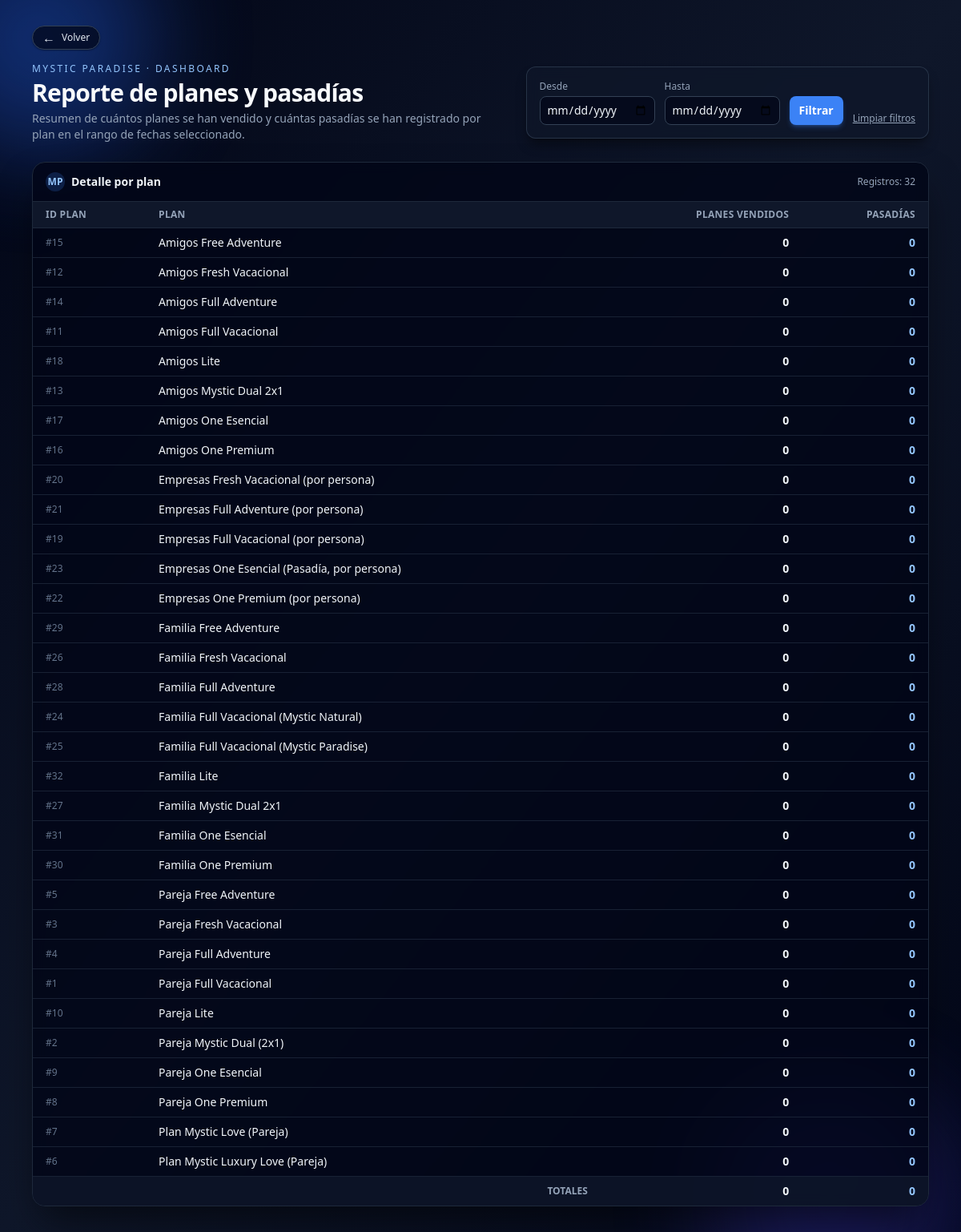
The app's page /reporteplan.php with its own data.
### tables this page shows
CREATE TABLE IF NOT EXISTS `planes` (
  `id_plan` int(11) NOT NULL AUTO_INCREMENT,
  `nombre` varchar(150) NOT NULL,
  `tipo` enum('PAREJA','AMIGOS','FAMILIA','EMPRESAS','OTRO') DEFAULT 'OTRO',
  `noches_default` int(10) unsigned DEFAULT NULL,
  `activo` tinyint(1) NOT NULL DEFAULT 1,
  `creado_en` timestamp NOT NULL DEFAULT current_timestamp(),
  PRIMARY KEY (`id_plan`),
  UNIQUE KEY `nombre` (`nombre`)
);

### reporteplan.php (the view, shortened to what this page needs)
<?php
$desde = isset($_GET['desde']) ? trim($_GET['desde']) : '';
$hasta = isset($_GET['hasta']) ? trim($_GET['hasta']) : '';
$rows   = [];
try {
    $pdo = conexion::getConexion();
    $pdo->setAttribute(PDO::ATTR_ERRMODE, PDO::ERRMODE_EXCEPTION);
    $where  = '';
    $params = [];
    $sql = "
        SELECT
            p.id_plan,
            p.nombre AS plan_nombre,
            COUNT(DISTINCT r.id_reserva) AS total_reservas,
            COALESCE(
                SUM(
                    CASE
                        WHEN s.categoria = 'Pasadía' THEN rs.cantidad
                        ELSE 0
                    END
                ), 0
            ) AS total_pasadias
        FROM planes p
        LEFT JOIN reservas r
            ON r.id_plan = p.id_plan
        LEFT JOIN reservas_servicios rs
            ON rs.id_reserva = r.id_reserva
        LEFT JOIN servicios s
            ON s.id_servicio = rs.id_servicio
        $where
        GROUP BY p.id_plan, p.nombre
        ORDER BY p.nombre ASC
    ";
    $stmt = $pdo->prepare($sql);
    $stmt->execute($params);
    $rows = $stmt->fetchAll(PDO::FETCH_ASSOC);
} catch (Exception $e) {
    $error = $e->getMessage();
}
function fmt_int($n) {
    return number_format((int)$n, 0, ',', '.');
}
?>
<!DOCTYPE html>
<html lang="es">
<head>
  <script src="https://cdn.tailwindcss.com"></script>
</head>
<body class="min-h-screen bg-[#020617] text-slate-100">
  <div class="fixed inset-0 -z-10 bg-gradient-to-br from-slate-950 via-slate-900 to-slate-950"></div>
  <div class="pointer-events-none fixed inset-0 -z-10 opacity-40">
    <div class="absolute -top-24 -left-24 w-72 h-72 rounded-full bg-brand-600 blur-3xl"></div>
    <div class="absolute -bottom-32 right-0 w-80 h-80 rounded-full bg-indigo-600 blur-3xl opacity-70"></div>
  </div>
  <div class="relative max-w-6xl mx-auto px-4 py-8">
    <div class="mb-4">
      <button type="button"
              onclick="history.back()"
              class="inline-flex items-center gap-2 px-3 py-1.5 rounded-full border border-slate-700 bg-slate-950/70 text-xs text-slate-200 hover:bg-slate-900 hover:border-brand-500/60 transition shadow-sm shadow-black/40">
        <span class="text-base leading-none">←</span>
        <span>Volver</span>
      </button>
    </div>
    <header class="mb-6 flex flex-col md:flex-row md:items-center md:justify-between gap-4">
      <div>
        <p class="text-xs uppercase tracking-[0.2em] text-brand-300 mb-1">
          Mystic Paradise · Dashboard
        </p>
        <h1 class="text-2xl md:text-3xl font-extrabold tracking-tight text-slate-50">
          Reporte de planes y pasadías
        </h1>
        <p class="text-sm text-slate-400 mt-1 max-w-xl">
          Resumen de cuántos planes se han vendido y cuántas pasadías se han registrado por plan
          en el rango de fechas seleccionado.
        </p>
      </div>
      <form method="get" class="bg-slate-900/70 border border-slate-700/70 rounded-xl p-4 flex flex-wrap items-end gap-3 shadow-lg shadow-black/40 backdrop-blur">
        <div>
          <label class="block text-xs font-medium text-slate-400 mb-1" for="desde">Desde</label>
          <input type="date" id="desde" name="desde"
                 value="<?php echo htmlspecialchars($desde, ENT_QUOTES, 'UTF-8'); ?>"
                 class="border border-slate-700 rounded-lg px-2 py-1.5 text-sm bg-slate-950/70 text-slate-100 focus:outline-none focus:ring-2 focus:ring-brand-500/60 focus:border-brand-400" />
        </div>
        <div>
          <label class="block text-xs font-medium text-slate-400 mb-1" for="hasta">Hasta</label>
          <input type="date" id="hasta" name="hasta"
                 value="<?php echo htmlspecialchars($hasta, ENT_QUOTES, 'UTF-8'); ?>"
                 class="border border-slate-700 rounded-lg px-2 py-1.5 text-sm bg-slate-950/70 text-slate-100 focus:outline-none focus:ring-2 focus:ring-brand-500/60 focus:border-brand-400" />
        </div>
        <button type="submit"
                class="inline-flex items-center gap-1 px-3 py-2 rounded-lg bg-brand-500 hover:bg-brand-600 text-white text-sm font-semibold shadow-md shadow-brand-500/30 transition">
          Filtrar
        </button>
        <a href="reporteplan.php"
           class="text-xs text-slate-400 hover:text-slate-200 underline">
          Limpiar filtros
        </a>
      </form>
    </header>
    <section class="bg-slate-950/80 border border-slate-800 rounded-2xl shadow-2xl shadow-black/60 overflow-hidden backdrop-blur">
      <div class="px-4 py-3 border-b border-slate-800 flex items-center justify-between">
        <h2 class="text-sm font-semibold text-slate-100 flex items-center gap-2">
          <span class="inline-flex h-6 w-6 items-center justify-center rounded-full bg-brand-500/20 text-brand-300 text-xs">
            MP
          </span>
          Detalle por plan
        </h2>
        <span class="text-xs text-slate-400">
          Registros: <?php echo count($rows); ?>
        </span>
      </div>
      <div class="overflow-x-auto">
        <table class="min-w-full text-sm">
          <thead class="bg-slate-900 border-b border-slate-800">
            <tr>
              <th class="px-4 py-2 text-left text-xs font-semibold text-slate-400 uppercase tracking-wide">ID Plan</th>
              <th class="px-4 py-2 text-left text-xs font-semibold text-slate-400 uppercase tracking-wide">Plan</th>
              <th class="px-4 py-2 text-right text-xs font-semibold text-slate-400 uppercase tracking-wide">Planes vendidos</th>
              <th class="px-4 py-2 text-right text-xs font-semibold text-slate-400 uppercase tracking-wide">Pasadías</th>
            </tr>
          </thead>
          <tbody>
            <?php
            $totalPlanes   = 0;
            $totalPasadias = 0;
            if (!empty($rows)):
              foreach ($rows as $r):
                  $totalPlanes   += (int)$r['total_reservas'];
                  $totalPasadias += (int)$r['total_pasadias'];
            ?>
              <tr class="border-b border-slate-800/80 hover:bg-slate-900/70">
                <td class="px-4 py-2 text-xs text-slate-500">
                  #<?php echo (int)$r['id_plan']; ?>
                </td>
                <td class="px-4 py-2 font-medium text-slate-100">
                  <?php echo htmlspecialchars($r['plan_nombre'], ENT_QUOTES, 'UTF-8'); ?>
                </td>
                <td class="px-4 py-2 text-right font-semibold text-slate-100">
                  <?php echo fmt_int($r['total_reservas']); ?>
                </td>
                <td class="px-4 py-2 text-right font-semibold text-brand-300">
                  <?php echo fmt_int($r['total_pasadias']); ?>
                </td>
              </tr>
            <?php
              endforeach;
            endif; ?>
          </tbody>
          <tfoot class="bg-slate-900/80 border-t border-slate-800">
            <tr>
              <td colspan="2" class="px-4 py-2 text-right text-xs font-semibold text-slate-400 uppercase">
                Totales
              </td>
              <td class="px-4 py-2 text-right font-bold text-slate-100">
                <?php echo fmt_int($totalPlanes); ?>
              </td>
              <td class="px-4 py-2 text-right font-bold text-brand-300">
                <?php echo fmt_int($totalPasadias); ?>
              </td>
            </tr>
          </tfoot>
        </table>
      </div>
    </section>
  </div>
</body>
</html>

### records on screen
planes: id_plan "15", nombre "Amigos Free Adventure", total_reservas "0", total_pasadias "0"
planes: id_plan "12", nombre "Amigos Fresh Vacacional", total_reservas "0", total_pasadias "0"
planes: id_plan "14", nombre "Amigos Full Adventure", total_reservas "0", total_pasadias "0"
planes: id_plan "11", nombre "Amigos Full Vacacional", total_reservas "0", total_pasadias "0"
planes: id_plan "18", nombre "Amigos Lite", total_reservas "0", total_pasadias "0"
planes: id_plan "13", nombre "Amigos Mystic Dual 2x1", total_reservas "0", total_pasadias "0"
planes: id_plan "17", nombre "Amigos One Esencial", total_reservas "0", total_pasadias "0"
planes: id_plan "16", nombre "Amigos One Premium", total_reservas "0", total_pasadias "0"
planes: id_plan "20", nombre "Empresas Fresh Vacacional (por persona)", total_reservas "0", total_pasadias "0"
planes: id_plan "21", nombre "Empresas Full Adventure (por persona)", total_reservas "0", total_pasadias "0"
planes: id_plan "19", nombre "Empresas Full Vacacional (por persona)", total_reservas "0", total_pasadias "0"
planes: id_plan "23", nombre "Empresas One Esencial (Pasadía, por persona)", total_reservas "0", total_pasadias "0"
planes: id_plan "22", nombre "Empresas One Premium (por persona)", total_reservas "0", total_pasadias "0"
planes: id_plan "29", nombre "Familia Free Adventure", total_reservas "0", total_pasadias "0"
planes: id_plan "26", nombre "Familia Fresh Vacacional", total_reservas "0", total_pasadias "0"
planes: id_plan "28", nombre "Familia Full Adventure", total_reservas "0", total_pasadias "0"
planes: id_plan "24", nombre "Familia Full Vacacional (Mystic Natural)", total_reservas "0", total_pasadias "0"
planes: id_plan "25", nombre "Familia Full Vacacional (Mystic Paradise)", total_reservas "0", total_pasadias "0"
planes: id_plan "32", nombre "Familia Lite", total_reservas "0", total_pasadias "0"
planes: id_plan "27", nombre "Familia Mystic Dual 2x1", total_reservas "0", total_pasadias "0"
planes: id_plan "31", nombre "Familia One Esencial", total_reservas "0", total_pasadias "0"
planes: id_plan "30", nombre "Familia One Premium", total_reservas "0", total_pasadias "0"
planes: id_plan "5", nombre "Pareja Free Adventure", total_reservas "0", total_pasadias "0"
planes: id_plan "3", nombre "Pareja Fresh Vacacional", total_reservas "0", total_pasadias "0"
planes: id_plan "4", nombre "Pareja Full Adventure", total_reservas "0", total_pasadias "0"
planes: id_plan "1", nombre "Pareja Full Vacacional", total_reservas "0", total_pasadias "0"
planes: id_plan "10", nombre "Pareja Lite", total_reservas "0", total_pasadias "0"
planes: id_plan "2", nombre "Pareja Mystic Dual (2x1)", total_reservas "0", total_pasadias "0"
planes: id_plan "9", nombre "Pareja One Esencial", total_reservas "0", total_pasadias "0"
planes: id_plan "8", nombre "Pareja One Premium", total_reservas "0", total_pasadias "0"
planes: id_plan "7", nombre "Plan Mystic Love (Pareja)", total_reservas "0", total_pasadias "0"
planes: id_plan "6", nombre "Plan Mystic Luxury Love (Pareja)", total_reservas "0", total_pasadias "0"

### other values on screen
count($rows) "32"
fmt_int($totalPlanes) "0"
fmt_int($totalPasadias) "0"
